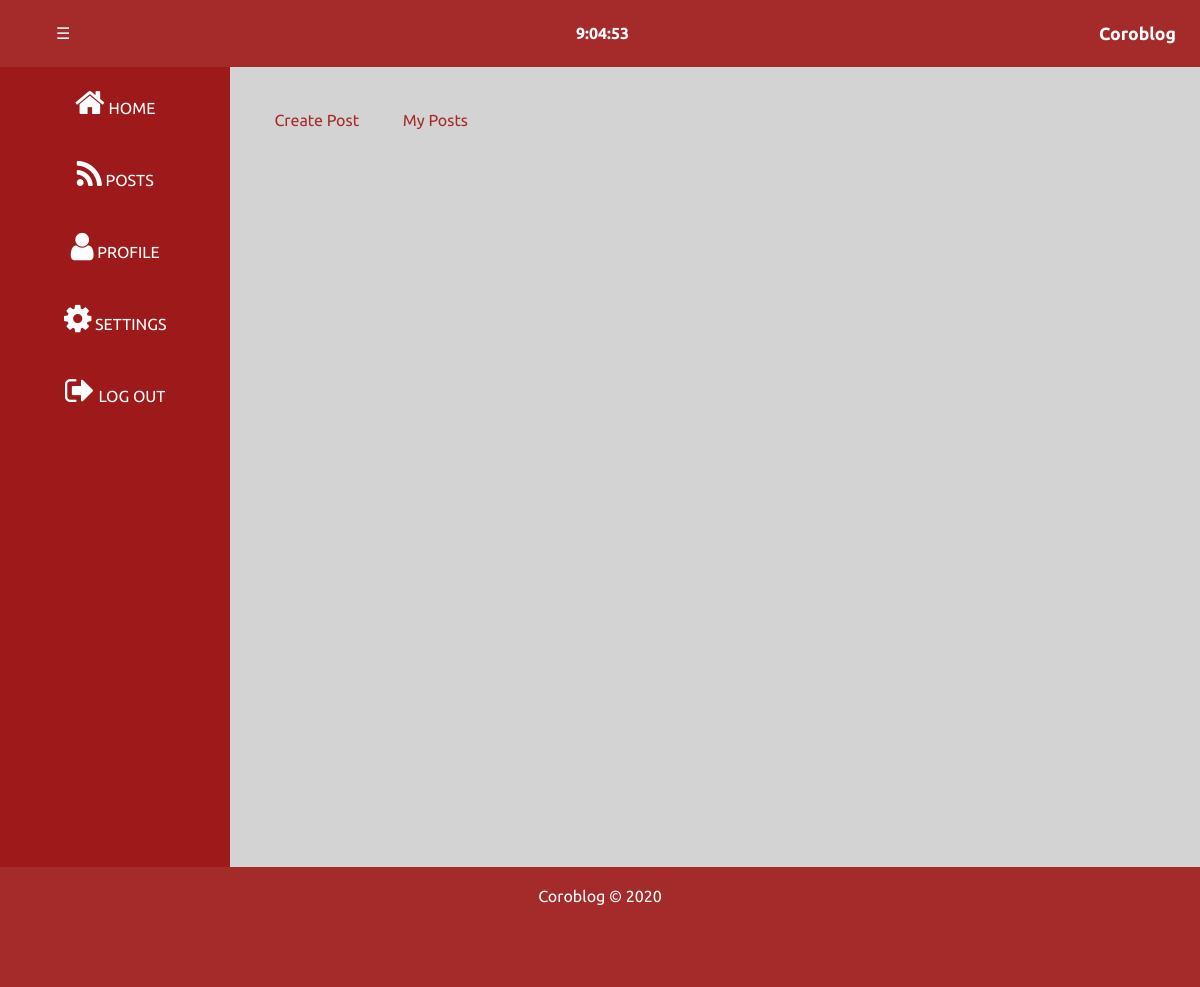
The app's page /my_posts/ (signed in), older data.
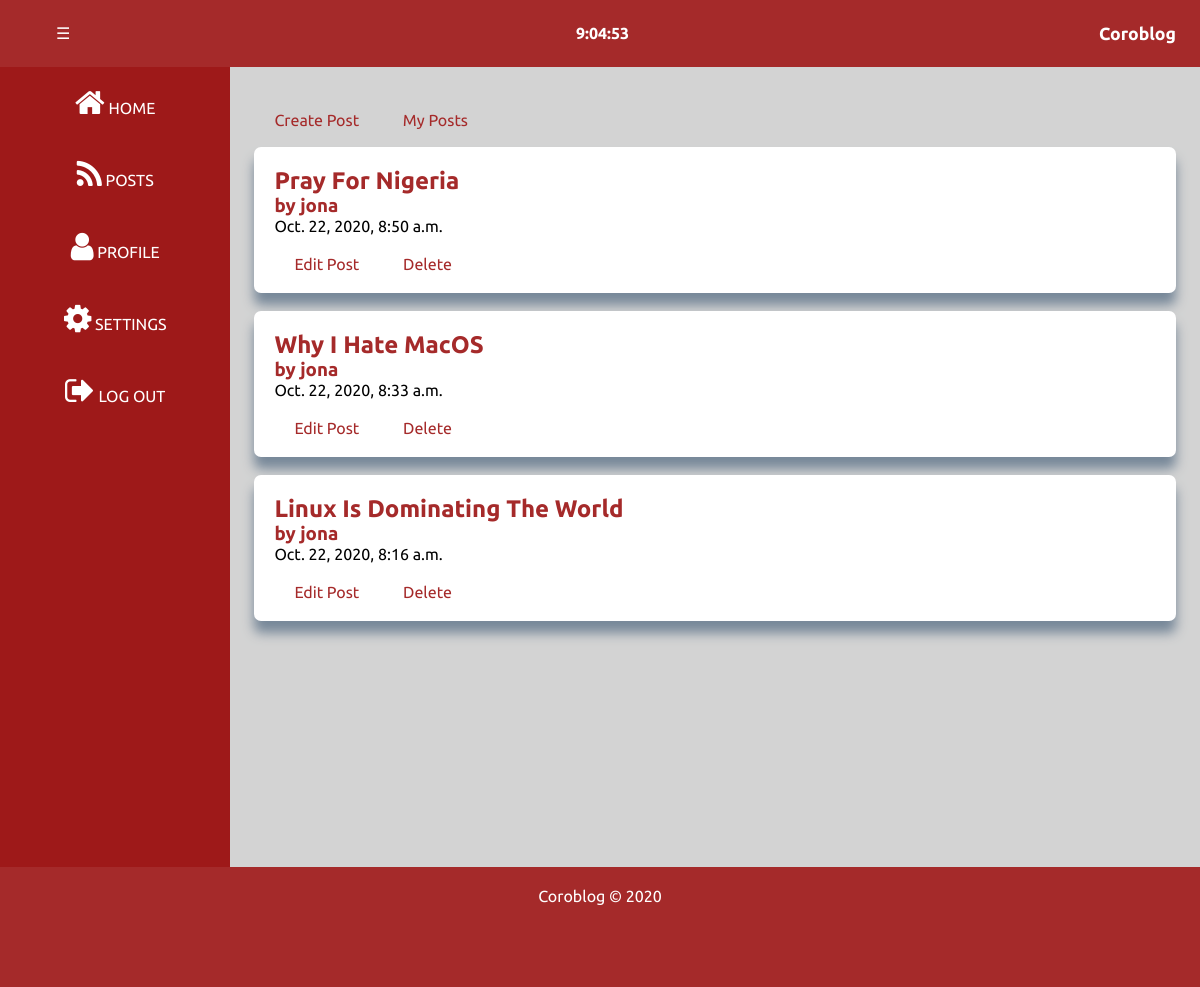
The same page, newer data.
### blog/models.py (models this page shows, shortened)
class Post(models.Model):
    STATUS_CHOICES=(
        ('draft','Draft'),
        ('published','Published'),
    )
    author=models.ForeignKey(User,on_delete=models.CASCADE,related_name='blog_posts')
    title=models.CharField(max_length=250)
    slug=models.SlugField(max_length=250,unique_for_date='publish',db_index=True)
    body=models.TextField()
    publish=models.DateTimeField(default=timezone.now)
    created=models.DateTimeField(auto_now_add=True)
    updated=models.DateTimeField(auto_now=True)
    status=models.CharField(max_length=250,choices=STATUS_CHOICES,default='draft')
    class Meta:
        ordering=['-publish']
    objects=models.Manager()
    published=PublishedModelManager()

### blog/views.py (the view)
# urls.py: path('my_posts/',views.my_posts,name='my_posts'),
def my_posts(request):
    posts=Post.objects.filter(author=request.user).all()
    context={
        'posts':posts
    }
    return render(request,'blog/myposts.html',context)

### blog/templates/blog/myposts.html (shortened to what this page needs)
{% extends 'blog/postlogin.html' %}
{% block content %}
    <div class="posts">
        <div class="post-options">
            <a href="{% url 'blog:create_post' %}">Create Post</a> <a href="">My Posts</a>
        </div>
        <br>
        {% for post in posts %}
        <div class="post">
            <a href="/details/{{post.slug}}" class="post-title"><h2>{{ post.title }}</h2></a>
            <h3 class="post-author">by {{post.author}}</h3>
            <p>{{post.publish}}</p>
            <div class="post-options">
                <a href="/edit_post/{{post.slug}}">Edit Post</a>
                <a href="/delete_post/{{post.pk}}">Delete</a>
            </div>
        </div>
        <br>
    {% endfor %}
    </div>
{% endblock content %}

Row changes from the older to the newer data that the page shows:
added Post: title "Pray For Nigeria", author "jona", publish "Oct. 22, 2020, 8:50 a.m."
added Post: title "Why I Hate MacOS", author "jona", publish "Oct. 22, 2020, 8:33 a.m."
added Post: title "Linux Is Dominating The World", author "jona", publish "Oct. 22, 2020, 8:16 a.m."
